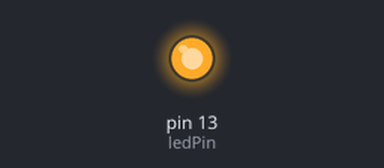
Simulated run of this sketch. Board: Arduino Uno, built with avr-gcc and run on an emulated ATmega328P. Shown: output pins drawn as LEDs (lit = HIGH).

Above: at 0.1 s.
Timing chart, 0 to 1.6 s (numbered marks = the images above):
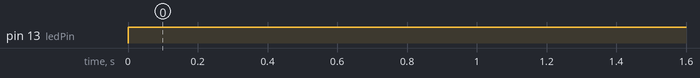

Measured:
- by itself, pin 13 (ledPin): LOW → HIGH at 0.00 s

The sketch:

basic_structure.ino
```cpp
// Basic structure of an Arduino sketch

// Declare global variables here
int ledPin = 13;

// This function is only run once when the sketch is uploaded or the Arduino is reset (with button or by plugging it in)
void setup(){
	// Any functions used for initialization  (like setting up digital pins) go here
	pinMode(ledPin, OUTPUT);
}

// This function continues to run (looping from top to bottom) as long as the Arduino is powered
void loop(){
	// This is where the bulk of the interesting code will go
	digitalWrite(13, HIGH);

	// Restart loop()
}
```
